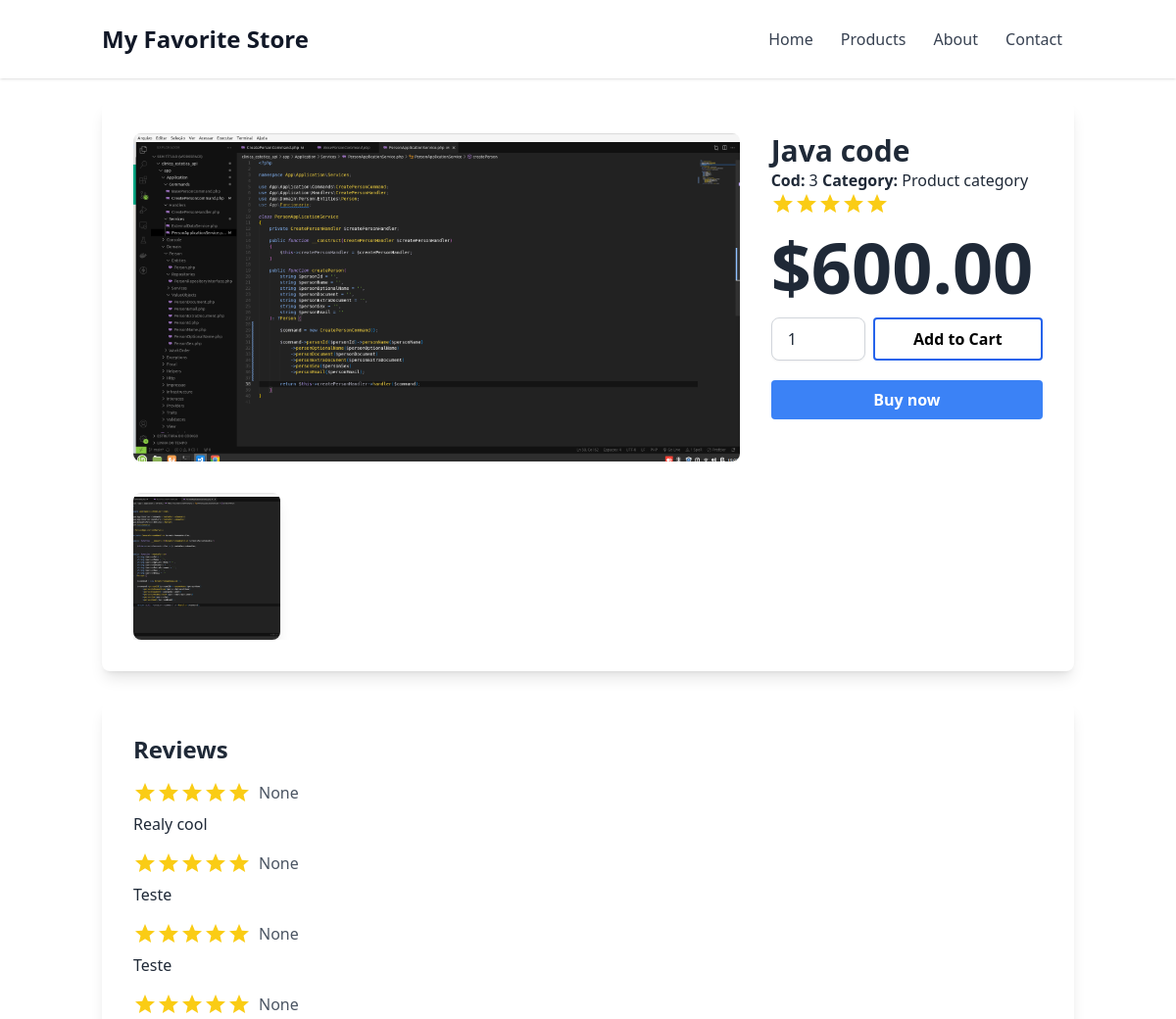
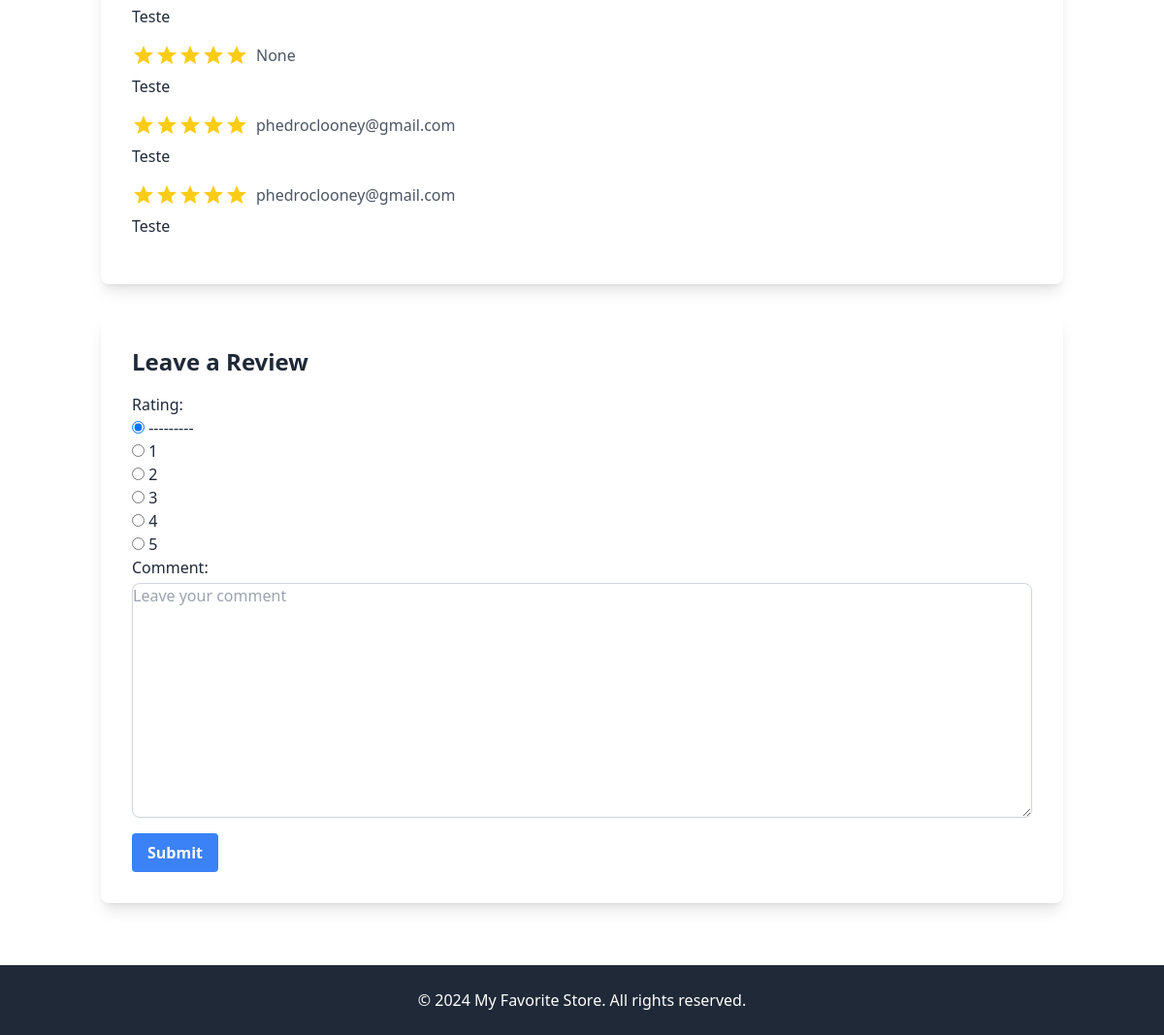
/product/details/3, run on the app's committed database (2 pictures, top to bottom).
### WebStoreApp/models.py (models this page shows, shortened)
class BaseModel(models.Model):
    ACTIVE_STORE = [
        (1,'Yes'),
        (0,'No'),
    ]
    created_at = models.DateTimeField(auto_now_add=True)
    updated_at = models.DateTimeField(auto_now=True)
    deleted_at = models.DateTimeField(null=True, default=None)
    created_by_user_id = models.ForeignKey(User, on_delete=models.CASCADE, null=True, default=None, related_name='created_%(class)s_set')
    updated_by_user_id = models.ForeignKey(User, on_delete=models.CASCADE, null=True, default=None, related_name='updated_%(class)s_set')
    deleted_by_user_id = models.ForeignKey(User, on_delete=models.CASCADE, null=True, default=None, related_name='deleted_%(class)s_set')
    active = models.IntegerField(max_length=1, choices=ACTIVE_STORE)
    class Meta:
        abstract = True

class ProductImage(BaseModel):
    IS_DEFAULT = [
        (1,'yes'),
        (0,'no'),
    ]
    product_id = models.ForeignKey(Product, on_delete=models.CASCADE, related_name='images')
    image = models.ImageField(upload_to='product_images/')
    caption = models.CharField(max_length=200, blank=True, null=True)
    is_default = models.IntegerField(max_length=1, choices=IS_DEFAULT, default=0, help_text="This is the default image?")

class Product(BaseModel):
    name = models.CharField(max_length=255, null=False, help_text="The product's name")
    product_brand_id = models.ForeignKey(ProductBrand, on_delete=models.CASCADE)
    product_category_id = models.ForeignKey(ProductCategory, on_delete=models.CASCADE,help_text="The product category table id")

class ProductPrice(BaseModel):
    IS_DEFAULT = [
        (1,'yes'),
        (0,'no'),
    ]
    price = models.DecimalField(max_digits=60, decimal_places=6, default=0, null=True, help_text="Product price")
    product_id = models.ForeignKey(Product, on_delete=models.CASCADE, related_name='prices')
    is_default = models.IntegerField(max_length=1, choices=IS_DEFAULT, default=0, help_text="This is the default price?")

class Review(BaseModel):
    product_id = models.ForeignKey(Product, on_delete=models.CASCADE)
    rating = models.IntegerField(choices=[(i, i) for i in range(1,6)])
    comment = models.TextField()

class User(models.Model):
    VERIFIED_USER = [
        (1,'Yes'),
        (0,'No'),
    ]
    ACTIVE_STORE = [
        (1,'Yes'),
        (0,'No'),
    ]
    email = models.CharField(max_length=500, null=False, help_text="The user's email")
    password = models.CharField(max_length=255, null=False, help_text="The user's password")
    verified_user = models.IntegerField(max_length=1, choices=VERIFIED_USER)
    active = models.IntegerField(max_length=1, choices=ACTIVE_STORE )
    created_at = models.DateTimeField(auto_now_add=True)
    updated_at = models.DateTimeField(auto_now=True)
    deleted_at = models.DateTimeField(null=True)
    person_id = models.ForeignKey("Person", on_delete=models.CASCADE, null=True, default=None, related_name='persons')
    def __str__(self) -> str:
        return self.email

### WebStoreApp/views.py (the view)
# urls.py: path("product/details/<int:pk>", views.product_details, name='product_details'),
def product_details(request, pk, template_name='story/product_details.html'):
    product = get_object_or_404(Product, pk=pk)
    reviews =  []
    review_all = Review.objects.all().order_by('-id')
    for rw in review_all:
        reviews.append({'rating':rw.rating, 'user':{'username':rw.created_by_user_id}, 'comment':rw.comment})
    form = ReviewForm()
    if  'form' in request.session:
        form = ReviewForm(request.session['form'] or None)
        del request.session['form']
    return render(request, template_name, {'element': product, 'reviews':reviews, 'form':form})

### WebStoreApp/views.py
class ReviewForm(ModelForm):
    class Meta:
        model = Review
        fields = ['rating', 'comment']
        widgets={
            'rating':forms.RadioSelect(choices=[(i, f'{i} Star{"s" if i > 1 else ""}') for i in range(1, 6)]),
            'comment':forms.Textarea(attrs={'class': 'form-textarea mt-1 block w-full rounded-lg border border-gray-300 shadow-sm focus:outline-none focus:ring-2 focus:ring-blue-500 focus:border-blue-500', 'placeholder': 'Leave your comment'}),
        }

### WebStoreApp/templates/story/product_details.html (shortened to what this page needs)
{% extends 'base.html' %}
{% block content %}
    <div class="container mx-auto px-4 py-6">
        <div class="bg-white p-8 rounded-lg shadow-lg">
            <div class="flex">
                <div class="w-2/3 ">
                    <div class="">
                        {% with element.images.first as first_image %}
                            {% if first_image %}
                                <img class="rounded-lg h-22" src="{{first_image.image.url}}" alt="{{first_image.image.caption}}" >
                            {% else %}
                                <img class="rounded-lg h-22" src="https://via.placeholder.com/150" alt="{{item.name}}">
                            {% endif %}
                        {% endwith %}
                    </div>
                    <div class="mt-4">
                        <div class="carousel mt-8">
                            {% for image in element.images.all %}
                                <div class="carousel-item">
                                    <a href="#" >
                                        <img src="{{ image.image.url }}" alt="{{image.image.caption}}" class="rounded-lg shadow-lg ">
                                     </a>
                                </div>
                            {% endfor %}
                        </div>
                    </div>
                </div>
                <div class="ml-8 flex-grow">
                    <h1 class="text-3xl font-bold">{{ element.name }}</h1>
                    <p><span><b>Cod: </b>{{element.pk}}</span> <span><b>Category: </b> Product category</span></p>
                    <p>
                        <div class="flex items-center">
                            {% for i in 'asdfg' %}
                                <svg class="w-6 h-6 text-yellow-400" fill="currentColor" viewBox="0 0 24 24">
                                    <path d="M12 17.27L18.18 21l-1.64-7.03L22 9.24l-7.19-.61L12 2 9.19 8.63 2 9.24l5.46 4.73L5.82 21z"/>
                                </svg>
                            {% endfor %}
                        </div>
                    </p>
                    {% with element.prices.first as first_price %}
                        <p class="text-7xl font-bold mt-4">${{ first_price.price|floatformat:2|default:"0.00" }}</p>
                    {% endwith %}
                    <form action="{% url 'add_to_cart' element.pk %}" method="post" class="mt-4">
                        <div class="flex flex-column">
                            <input type="number" value="1"  class="form-input  block w-24 px-4 py-2 rounded-lg border border-gray-300 shadow-sm focus:outline-none focus:ring-2 focus:ring-blue-500 focus:border-blue-500"  />
                            <button type="submit" class="ml-2 border-2 border-blue-600 hover:bg-blue-700 hover:text-white text-black font-bold py-2 px-4 rounded w-full">
                                Add to Cart
                            </button>
                        </div>
                        <div class="flex flex-column mt-5">
                            <button type="submit" class="bg-blue-500 hover:bg-blue-700 text-white font-bold py-2 px-4 rounded w-full">
                                Buy now
                            </button>
                        </div>
                    </form>
                </div>
            </div>
        </div>
        <div class="bg-white p-8 mt-8 rounded-lg shadow-lg">
            <h2 class="text-2xl font-bold mb-4">Reviews</h2>
            {% for review in reviews %}
                <div class="mb-4">
                    <div class="flex items-center">
                        <div class="flex items-center">
                            {% for i in 'asdfg' %}
                                <svg class="w-6 h-6 text-yellow-400" fill="currentColor" viewBox="0 0 24 24">
                                    <path d="M12 17.27L18.18 21l-1.64-7.03L22 9.24l-7.19-.61L12 2 9.19 8.63 2 9.24l5.46 4.73L5.82 21z"/>
                                </svg>
                            {% endfor %}
                        </div>
                        <p class="ml-2 text-gray-600">{{ review.user.username }}</p>
                    </div>
                    <p class="mt-2">{{ review.comment }}</p>
                </div>
            {% empty %}
                <p>No reviews yet.</p>
            {% endfor %}
        </div>
        <div class="bg-white p-8 mt-8 rounded-lg shadow-lg">
            <h2 class="text-2xl font-bold mb-4">Leave a Review</h2>
            <form method="post" action="{% url 'product_review_create' element.pk %}">
                {{ form.as_p }}
                <button type="submit" class="bg-blue-500 hover:bg-blue-700 text-white font-bold py-2 px-4 rounded mt-4">
                    Submit
                </button>
            </form>
        </div>
    </div>
{% endblock %}

### WebStoreApp/templates/base.html (style rules this page uses)
.carousel { display: flex; overflow-x: scroll; scroll-snap-type: x mandatory; }
.carousel-item { flex: none; scroll-snap-align: start; margin-right: 8px; }
.carousel img { width: 150px; height: 150px; object-fit: cover; }

### data on the page
ProductImage: image (picture)
Product: name "Java code", pk "3"
ProductPrice: price "600.00"
Review: comment "Realy cool"
Review: comment "Teste"
Review: comment "Teste"
Review: comment "Teste"
Review: comment "Teste"
User: user.username "phedroclooney@gmail.com" "phedroclooney@gmail.com"
Review: comment "Teste"
Review: comment "Teste"

### other printed values
{{ review.user.username }} "None" "None" "None" "None" "None"
